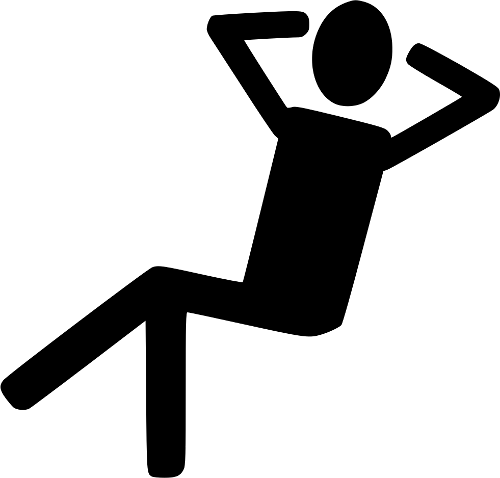
#> input picture media/relax.png, 500 x 478 px
$ python -i images.py   (imports and definitions only)   (older library calls are emulated)
#> lines starting #> are read from the running program, lines starting #| are printed output that depends on the picture
import urllib.request
from PIL import Image, ImageFilter, ImageEnhance
from tempfile import TemporaryDirectory
from contextlib import contextmanager
import pygame


class UnSplashImage:
    # [13 lines left out: functions __init__, prepare, not called in this run]

    def draw(self):
        if self.bg_img:
            self.screen.blit(self.bg_img, (0, 0))


# [4 lines left out: function background_file, not called in this run]


def blur_image(img):
    img = img.filter(ImageFilter.GaussianBlur(radius=5))
    img = ImageEnhance.Contrast(img).enhance(0.8)
    return img


# [58 lines left out: functions get_file, funny_crop, compute_average_image_color, get_text_color, not called in this run]


# [2 lines not run here, left out]
    # with background_file() as (path, color):
    #     print(get_text_color(path))

>>> from PIL import Image
>>> picture = Image.open('../media/relax.png')
#> picture is the input picture: PIL image 500x478 RGBA; mean R, G, B, A 1.8, 1.8, 1.8, 62.9
>>> result = blur_image(picture)
#> in blur_image, `img = img.filter(ImageFilter.GaussianBlur(radius=5))`:
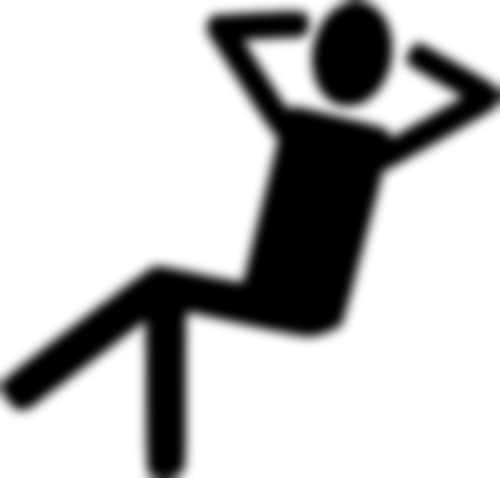
#> img: PIL image 500x478 RGBA; mean R, G, B, A 1.8, 1.8, 1.8, 62.8; transparent parts drawn white
